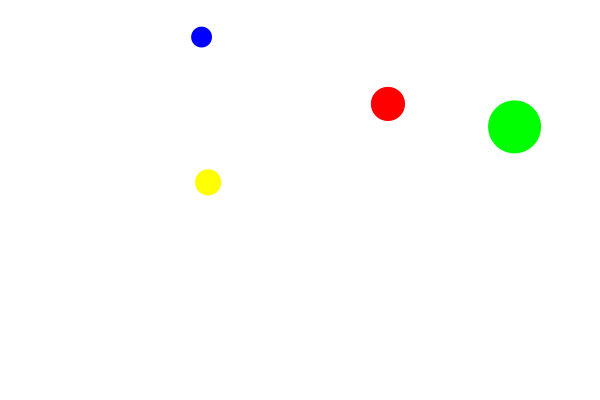
Frame 1 (no input)
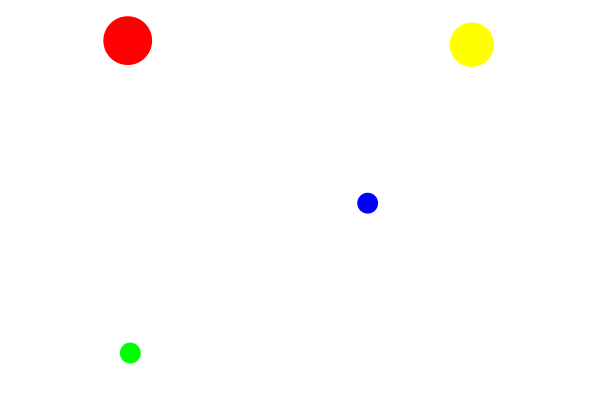
Frame 60 (the mouse pressed at the canvas centre just before this capture)
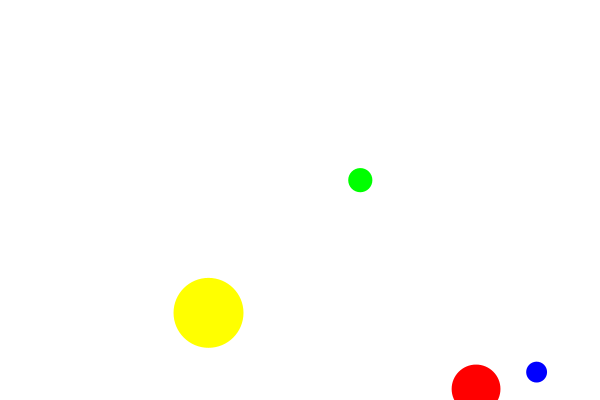
Frame 120 (the mouse held since frame 60 and released just before this capture)

The Processing sketch that drew these frames (run headless with seeded random() and noise(); from frame 60 on, the mouse is pressed at the canvas centre):

// Processing sketch: s10t0Josefa
// ── s10t0Josefa.pde
// Josefa Méndez
// 07 / 06 / 2018
// Dibujo 4 objetos que se representan como ellipses o rects, que según su tamaño 
// se discrimina si pasan de largo o rebotan. 


// Creo mis distintos objetos 
Figuras f; // ellipse roja
Figuras g; // ellipse verde
Figuras h; // ellipse azul
Figuras k; // ellipse amarilla

float tam; // creo una variable tam para que las figuras se dibujen bien y no en los bordes
boolean c; // creo i boolean c para cambiar las figuras ellipse o rect

void setup() {
  size(600, 400); // creo un canvas 

  noStroke(); // no color de linea 
  rectMode(CENTER); // establesco que los rect se comporten como ellipses 

  // Establesco los valores de mi constructor Figuras 
  f = new Figuras(random(tam, width - tam), random(tam, height - tam), 1, 1, random(2, 6), random(20, 80), 255, 0, 0);
  g = new Figuras(random(tam, width - tam), random(tam, height - tam), 1, 1, random(2, 6), random(20, 80), 0, 255, 0);
  h = new Figuras(random(tam, width - tam), random(tam, height - tam), 1, 1, random(2, 6), random(20, 80), 0, 0, 255);
  k = new Figuras(random(tam, width - tam), random(tam, height - tam), 1, 1, random(2, 6), random(20, 80), 255, 255, 0);
}

void draw() {

  // color de fondo blanco
  background(255);

  // Dibujo mis métodos de la clase Figuras según el objeto
  f.dibujo();
  f.movimiento();

  g.dibujo();
  g.movimiento();

  h.dibujo();
  h.movimiento();  

  k.dibujo();
  k.movimiento();
}

void keyPressed() {
  // condición para cambiar el estado de la booleana y las figuras cuadradas y circulares 
  if (key == 'c'){
    c = !c;
  }
}
// ── Figuras.pde
class Figuras {

  // Variables de posiciones y tamaño
  float posX, posY, tam;
  // Variables de movimiento direcciones y velocidad
  float dirX, dirY, vel;
  //Variables de color en rgb
  float re, gr, bl;

  //Genero mi constructor
  Figuras(float posX, float posY, float dirX, float dirY, float vel, float tam, float re, float gr, float bl) {
    this.posX = posX;
    this.posY = posY;
    this.dirX = dirX;
    this.dirY = dirY;
    this.vel = vel;
    this.tam = tam;
    this.re = re;
    this.gr = gr;
    this.bl = bl;
  }

  // void que va a mostrar las figuras que dibujo
  void dibujo() {
    fill(re, gr, bl); // aplico un fill para pintar de distintos colores mis objetos
    figuras(c); // coloco mis dos opciones de figuras que estan restringidas por mi boolean c
  }

  // void que aplica todo los movimientos posibles de mis figuras
  void movimiento() {
    desplazar(); // método que permite el movimiento de las figuras
    traspasar(); // método que contiene la información de que pasa cuando tocan el borde las figuras
  }

  void desplazar() { // void para que la figura se mueva
    posX += vel * dirX; // la posición en X se va ir modificando según las velocidades y su dirección
    posY += vel * dirY; // la posición en Y se va ir modificando según las velocidades y su dirección
  }

  void traspasar() {
    // método que altera la forma de desplazarse de las figuras según su tamaño,
    // además permite ir variando los tamaños cada vez que tquen los bordes

    // Sí el tamaño de las figuras es mayor a 50
    if (tam > 50) {
      //Van a rebotar y cambiar su tamaño
      if (posX + tam/2 > width || posX - tam/2< 0) {
        dirX = dirX * -1; // multiplico *-1 para cambiar las direcciones
        tam = random(20, 80); // modifico el tamaño de la figura
      }
      if (posY - tam/2 < 0 || posY + tam/2 > height) {
        dirY = dirY * -1; // multiplico *-1 para cambiar las direcciones
        tam = random(20, 80); // modifico el tamaño de la figura
      }
    }

    // Sí el tamaño es menor a 50
    if (tam < 50) {

      // sí la posición en X es mayor al ancho modifico el tamaño
      if (posX > width) {
        tam = random(20, 80);
        // sí el nuevo tamaño es menor que 50, la figura sigue de largo
        if (tam < 50) {
          posX = 0;
          // sino, la figura se dibuja en x = 0 + el tamaño nuevo para no generar
          // conflicto con las otras condiciones de los bordes con el nuevo tamaño
        } else {
          posX = 0 + tam;
        }
      }

      // sí la posición en X es menor a 0 modifico el tamaño
      if (posX < 0) {
        tam = random(20, 80);
        // sí el nuevo tamaño es menor que 50, la figura sigue de largo
        if (tam < 50) {
          posX = width;
          // sino, la figura se dibuja en width - el tamaño nuevo para no generar
          // conflicto con las otras condiciones de los bordes con el nuevo tamaño
        } else {
          posX = width - tam;
        }
      }

      // sí la posición en Y es menor a 0 modifico el tamaño
      if (posY < 0) {
        tam = random(20, 80);
        // sí el nuevo tamaño es menor que 50, la figura sigue de largo
        if (tam < 50) {
          posY = height;
          // sino, la figura se dibuja en height - el tamaño nuevo para no generar
          // conflicto con las otras condiciones de los bordes con el nuevo tamaño
        } else {
          posY = height - tam;
        }
      }

      // sí la posición en Y es mayor al alto modifico el tamaño
      if (posY > height) {
        tam = random(20, 80);
        // sí el nuevo tamaño es menor que 50, la figura sigue de largo
        if (tam < 50) {
          posY = 0;
          // sino, la figura se dibuja en 0 + el tamaño nuevo para no generar
          // conflicto con las otras condiciones de los bordes con el nuevo tamaño
        } else {
          posY = 0 + tam;
        }
      }
    }
  }

  // void con booleana para poder dibujar ellipses o rectangulos
  void figuras(boolean c) {

    // sí la booleana c es verdadera se dibuja un rect
    if (c) {
      rect(posX, posY, tam, tam);
      // sino una ellipse
    } else {
      ellipse(posX, posY, tam, tam);
    }
  }
}
